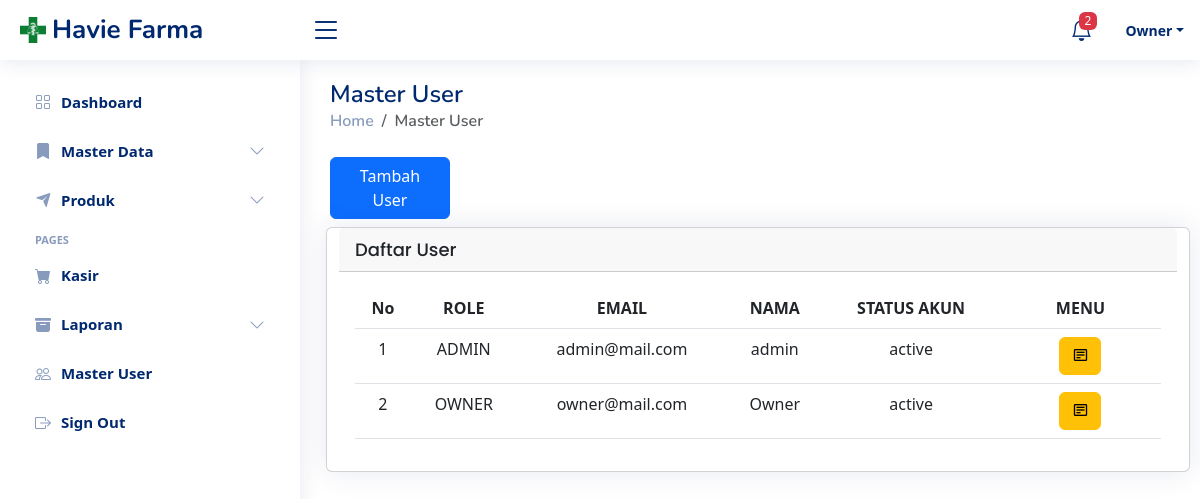
Page /user (signed in) on the committed database.
### tables this page shows
CREATE TABLE `tbl_m_user` (
  `id_user_tmu` int(11) NOT NULL,
  `name_tmu` varchar(50) NOT NULL,
  `phone_number_tmu` varchar(20) NOT NULL,
  `email_tmu` varchar(100) NOT NULL,
  `password_tmu` varchar(500) NOT NULL,
  `role_tmu` enum('ADMIN','OWNER') NOT NULL,
  `img_tmu` varchar(200) NOT NULL DEFAULT 'default.png',
  `status_tmu` enum('ACTIVE','NONACTIVE') NOT NULL DEFAULT 'ACTIVE',
  `created_by_tmu` varchar(100) NOT NULL,
  `created_date_tmu` timestamp NOT NULL DEFAULT current_timestamp(),
  `update_by_tmu` varchar(50) DEFAULT NULL,
  `update_date_tmu` timestamp NULL DEFAULT NULL
);

### app/core/Controller.php (called while the page is built, shortened)
<?php
class Controller {
    public function view($view, $data = []) {
        require_once './../app/views/'.$view.'.php';
    }
    public function model($model)
    {
        return new $model;
    }
}

### app/controllers/User.php (called while the page is built, shortened)
<?php
class User extends Controller
{
    public function index()
    {
        $data['title'] = "Apotek Havie | Master User";
        $data['users'] = $this->model('User_model')->getAllUser();
        $data['emptyStock'] = $this->model('Product')->getEmptyStock();
        $this->view('user/index', $data);
    }
}

### app/core/App.php (called while the page is built, shortened)
<?php
class App {
    protected $method = 'index';
    protected $params = [];
    public function __construct() {
        $this->controller = new $this->controller();
        call_user_func_array([$this->controller, $this->method], $this->params);
    }
}

### public/index.php (called while the page is built, shortened)
<?php
$app = new App();

### app/core/Database.php (called while the page is built, shortened)
<?php
class Database
{
    private $host = DB_HOST;
    private $user = DB_USER;
    private $password = DB_PASS;
    private $db_name = DB_NAME;
    private $db_connect;
    private $stmt;
    public function __construct()
    {
        $dsn = 'mysql:host='. $this->host . ';dbname=' . $this->db_name;
        $option = [
            PDO::ATTR_PERSISTENT => true,
            PDO::ATTR_ERRMODE => PDO::ERRMODE_EXCEPTION
        ];
        try {
            $this->db_connect = new PDO($dsn, $this->user, $this->password, $option);
        } catch (PDOException $e) {
            die('' . $e->getMessage());
        }
    }
    public function query($query)
    {
        $this->stmt = $this->db_connect->prepare($query);
    }
    public function execute()
    {
        $this->stmt->execute();
    }
    public function resultSet()
    {
        $this->execute();
        return $this->stmt->fetchAll(PDO::FETCH_ASSOC);
    }
}

### app/models/User_model.php (called while the page is built, shortened)
<?php
class User_model
{
    private $db;
    public function __construct()
    {
        $this->db = new Database();
    }
    public function getAllUser()
    {
        $this->db->query("SELECT * FROM tbl_m_user");
        return $this->db->resultSet();
    }
}

### app/views/user/index.php (the view, shortened to what this page needs)
<main id="main" class="main">
    <div class="pagetitle">
        <h1>Master User</h1>
        <nav>
            <ol class="breadcrumb">
                <li class="breadcrumb-item"><a href="<?= BASEURL ?>home/index">Home</a></li>
                <li class="breadcrumb-item active">Master User</li>
            </ol>
        </nav>
    </div>
    <section class="section masterdata">
        <div class="row">
            <div class="col-lg-2 my-2">
                <button class="btn btn-primary" data-bs-toggle="modal" data-bs-target="#staticBackdrop">Tambah
                    User</button>
            </div>
            <div class="card ms-2">
                <div class="card-header">
                    <span class="card-title">Daftar User</span>
                </div>
                <div class="card-body">
                    <table class="table">
                        <thead class="thead-primary">
                            <tr>
                                <th class="text-center">No</th>
                                <th class="text-center">ROLE</th>
                                <th class="text-center">EMAIL</th>
                                <th class="text-center">NAMA</th>
                                <th class="text-center">STATUS AKUN</th>
                                <th class="text-center">MENU</th>
                            </tr>
                        </thead>
                        <tbody>
                            <?php
                            $no = 0;
                            foreach ($data['users'] as $row):
                                $no++; ?>
                                <tr>
                                    <td class="text-center">
                                        <?= $no ?>
                                    </td>
                                    <td class="text-center">
                                        <?= $row['role_tmu'] ?>
                                    </td>
                                    <td class="text-center">
                                        <?= $row['email_tmu'] ?>
                                    </td>
                                    <td class="text-center">
                                        <?= $row['name_tmu'] ?>
                                    </td>
                                    <td class="text-center">
                                        <?= strtolower($row['status_tmu']) ?>
                                    </td>
                                    <td class="text-center" width="20%">
                                        <a href="<?= BASEURL ?>user/detail/<?= $row['id_user_tmu'] ?>"
                                            class="btn btn-warning"><i class="bx  bx-detail"></i></a>
                                    </td>
                                </tr>
                            <?php endforeach ?>
                        </tbody>
                    </table>
                </div>
            </div>
        </div>
    </section>

### public/css/style.css (style rules this page uses)
:root { scroll-behavior: smooth; }
body { font-family: "Open Sans", sans-serif; background: #f6f9ff; color: #444444; }
a { color: #4154f1; text-decoration: none; }
h1, h2, h3, h4, h5, h6 { font-family: "Nunito", sans-serif; }
#main { margin-top: 60px; padding: 20px 30px; transition: all 0.3s; }
.pagetitle { margin-bottom: 10px; }
.pagetitle h1 { font-size: 24px; margin-bottom: 0; font-weight: 600; color: #012970; }
.card { margin-bottom: 30px; border: none; border-radius: 5px; box-shadow: 0px 0 30px rgba(1, 41, 112, 0.1); }
.card-header, .card-footer { border-color: #ebeef4; background-color: #fff; color: #798eb3; padding: 15px; }
.card-title { padding: 20px 0 15px 0; font-size: 18px; font-weight: 500; color: #012970; font-family: "Poppins", sans-serif; }
.card-body { padding: 0 20px 20px 20px; }
.breadcrumb { font-size: 14px; font-family: "Nunito", sans-serif; color: #899bbd; font-weight: 600; }
.breadcrumb a { color: #899bbd; transition: 0.3s; }
.breadcrumb .breadcrumb-item::before { color: #899bbd; }
.breadcrumb .active { color: #51678f; font-weight: 600; }
@media (min-width: 1200px) { #main, #footer { margin-left: 300px; } }

### app/views/templates/header.php (style rules this page uses)
a { color: #4154f1; text-decoration: none; }

### rows in the picture
tbl_m_user: role_tmu "ADMIN", email_tmu "admin@mail.com", name_tmu "admin", status_tmu "active"
tbl_m_user: role_tmu "OWNER", email_tmu "owner@mail.com", name_tmu "Owner", status_tmu "active"

### other values in the picture
count($data['emptyStock']) "2"
$_SESSION['name'] "Owner"
